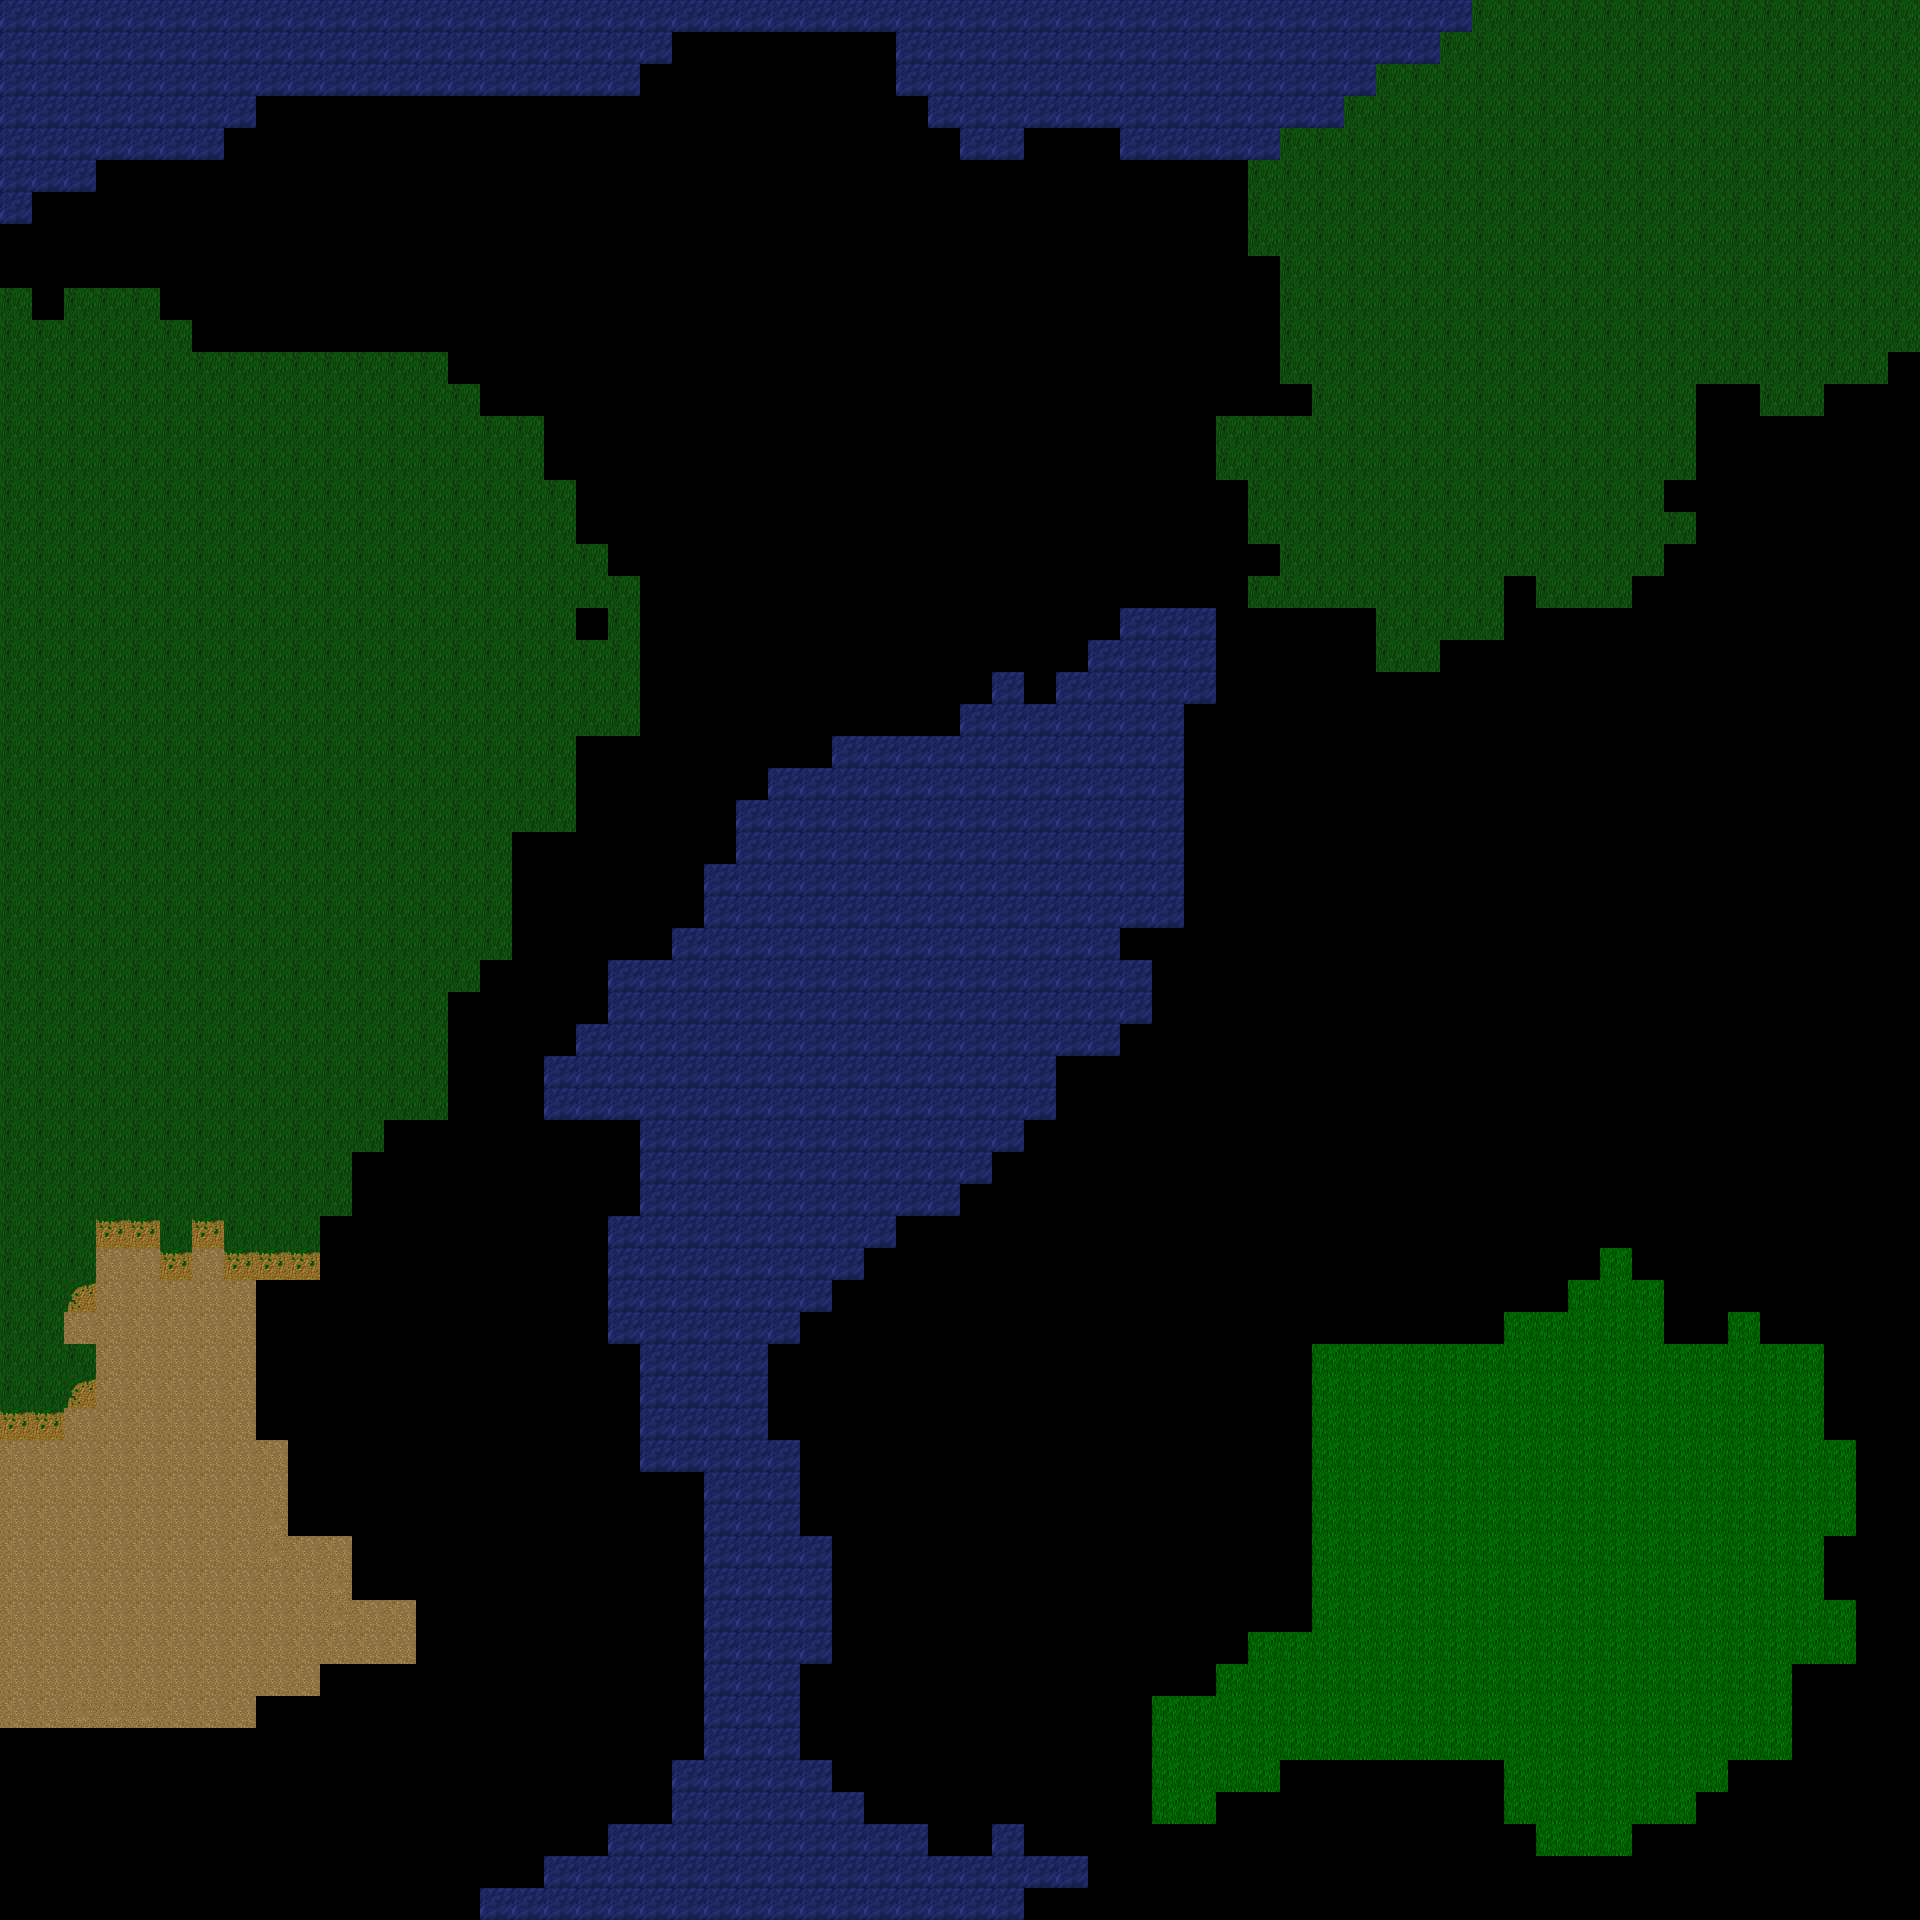

This is a level from a 2D game, rendered from its Tiled map with the project's own tilesets. A one-line summary and the map file follow, with tile-layer data summarised:
An orthogonal 60x60 tile map with 32x32 px tiles, 2 tile layers (background, blocked).

<map version="1.4" tiledversion="1.4.1" orientation="orthogonal" renderorder="right-down" width="60" height="60" tilewidth="32" tileheight="32" infinite="0" nextlayerid="6" nextobjectid="1">
 <tileset firstgid="1" name="background" tilewidth="32" tileheight="32" tilecount="1504" columns="32">
  <image source="background.png" width="1024" height="1504" />
 </tileset>
 <layer id="1" name="background" width="60" height="60">
  <data>[3600 cells, 1186 non-empty, 6 distinct tile ids]</data>
 </layer>
 <layer id="2" name="blocked" width="60" height="60">
  <data>[3600 cells, 524 non-empty, 1 distinct tile ids]</data>
 </layer>
 <objectgroup id="3" name="chests">
  <properties>
   <property name="spawner" type="int" value="0" />
  </properties>
 </objectgroup>
 <objectgroup id="4" name="monsters">
  <properties>
   <property name="spawner" type="int" value="0" />
  </properties>
 </objectgroup>
 <objectgroup id="5" name="players">
  <properties>
   <property name="spawner" type="int" value="0" />
  </properties>
 </objectgroup>
</map>
